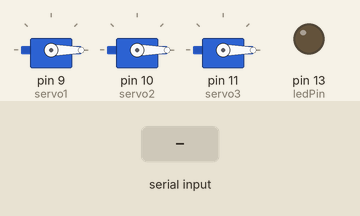
Recording of a sketch running on a simulated Arduino Leonardo, built with avr-gcc and run on an emulated ATmega32U4. Parts: 3 × servo, output pins drawn as LEDs (lit = HIGH). The test bench sets the inputs (shaded band).

Above: at 1.2 s.
1.3 s: "0" received over the second serial link
At 2.2 s:
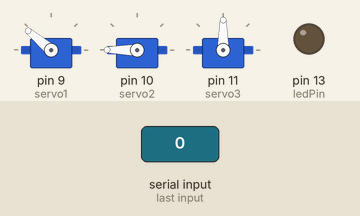
2.8 s: "1" received over the second serial link
At 3.4 s:
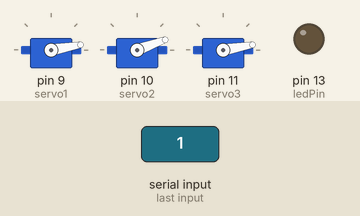
4.3 s: "2" received over the second serial link
At 4.6 s:
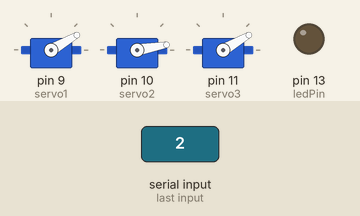
5.8 s: "3" received over the second serial link
At 7.0 s:
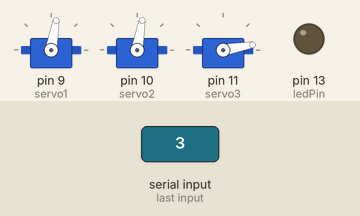
Timing chart, 0 to 8.3 s (numbered marks = the images above; inputs shaded):
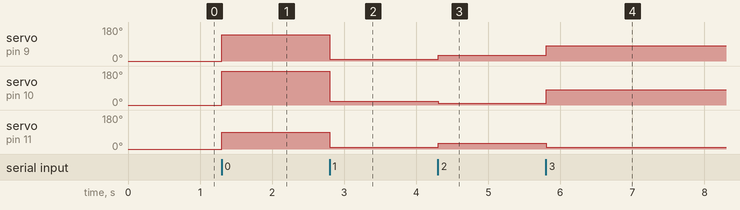

Measured:
- after the input at 1.3 s, servo on pin 9 (servo1): 0° → 140° at once; servo on pin 10 (servo2): 0° → 180° at once; servo on pin 11 (servo3): 0° → 90° at once
- after the input at 2.8 s, servo on pin 9 (servo1): 140° → 10° at once; servo on pin 10 (servo2): 180° → 20° at once; servo on pin 11 (servo3): 90° → 10° at once
- after the input at 4.3 s, servo on pin 9 (servo1), servo on pin 11 (servo3): 10° → 30° at once; servo on pin 10 (servo2): 20° → 10° at once
- after the input at 5.8 s, servo on pin 9 (servo1): 30° → 80° at once; servo on pin 10 (servo2): 10° → 80° at once; servo on pin 11 (servo3): 30° → 10° at once

The sketch:

serial2ws.ino
```cpp
#include <Servo.h>

const int ledPin = 13;
Servo servo1; // Create a servo object
Servo servo2; // Create a servo object
Servo servo3; // Create a servo object

HardwareSerial *port;


void setup() {

   servo1.attach(9); // Attaches the servo on Pin 5
   servo2.attach(10); // Attaches the servo on Pin 6
   servo3.attach(11);

   #ifdef __AVR_ATmega32U4__
      port = &Serial1; // Arduino Yun
   #else
      port = &Serial;  // Arduino Mega and others
   #endif

   port->begin(9600);

   pinMode(ledPin, OUTPUT);
   digitalWrite(ledPin, LOW);

   //Reset Servo positions
   servo1.write(0);
   servo2.write(0);
   servo3.write(0);

}


void loop() {

   if (port->available()) {
      int inByte = port->read();

      if (inByte == '0') {
         digitalWrite(ledPin, HIGH);
         servo1.write(140);
         servo2.write(180);
         servo3.write(90);
         digitalWrite(ledPin, LOW);
      } else if (inByte == '1') {
         digitalWrite(ledPin, HIGH);
         servo1.write(10);
         servo2.write(20);
         servo3.write(10);
         digitalWrite(ledPin, LOW);
      }else if (inByte == '2') {
         digitalWrite(ledPin, HIGH);
         servo1.write(30);
         servo2.write(10);
         servo3.write(30);
         digitalWrite(ledPin, LOW);
      }else if (inByte == '3') {
         digitalWrite(ledPin, HIGH);
         servo1.write(80);
         servo2.write(80);
         servo3.write(10);
         digitalWrite(ledPin, LOW);
      }
   }

   // limit update frequency to 50Hz
   delay(20);
}
```
